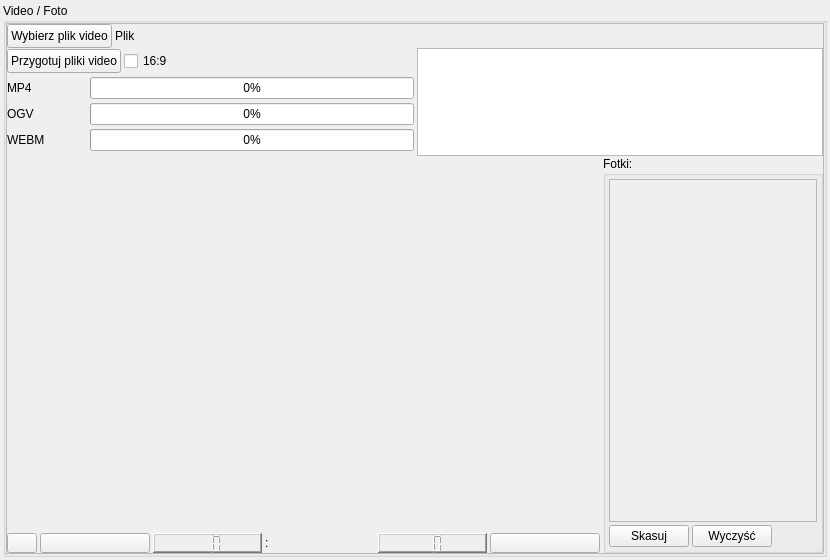
<?xml version="1.0" encoding="UTF-8"?>
<ui version="4.0">
 <class>VideoForm</class>
 <widget class="QWidget" name="VideoForm">
  <property name="geometry">
   <rect>
    <x>0</x>
    <y>0</y>
    <width>830</width>
    <height>560</height>
   </rect>
  </property>
  <property name="sizePolicy">
   <sizepolicy hsizetype="Preferred" vsizetype="Ignored">
    <horstretch>0</horstretch>
    <verstretch>0</verstretch>
   </sizepolicy>
  </property>
  <property name="minimumSize">
   <size>
    <width>830</width>
    <height>560</height>
   </size>
  </property>
  <property name="windowTitle">
   <string>Form</string>
  </property>
  <layout class="QVBoxLayout" name="verticalLayout">
   <property name="spacing">
    <number>3</number>
   </property>
   <property name="leftMargin">
    <number>3</number>
   </property>
   <property name="topMargin">
    <number>3</number>
   </property>
   <property name="rightMargin">
    <number>3</number>
   </property>
   <property name="bottomMargin">
    <number>3</number>
   </property>
   <item>
    <widget class="QGroupBox" name="videoGroupBox">
     <property name="sizePolicy">
      <sizepolicy hsizetype="MinimumExpanding" vsizetype="MinimumExpanding">
       <horstretch>0</horstretch>
       <verstretch>0</verstretch>
      </sizepolicy>
     </property>
     <property name="title">
      <string>Video / Foto</string>
     </property>
     <layout class="QVBoxLayout" name="verticalLayout_3">
      <property name="spacing">
       <number>0</number>
      </property>
      <property name="leftMargin">
       <number>0</number>
      </property>
      <property name="topMargin">
       <number>0</number>
      </property>
      <property name="rightMargin">
       <number>0</number>
      </property>
      <property name="bottomMargin">
       <number>0</number>
      </property>
      <item>
       <widget class="QScrollArea" name="scrollArea">
        <property name="sizePolicy">
         <sizepolicy hsizetype="MinimumExpanding" vsizetype="MinimumExpanding">
          <horstretch>0</horstretch>
          <verstretch>0</verstretch>
         </sizepolicy>
        </property>
        <property name="widgetResizable">
         <bool>true</bool>
        </property>
        <widget class="QWidget" name="scrollAreaWidgetContents">
         <property name="geometry">
          <rect>
           <x>0</x>
           <y>0</y>
           <width>816</width>
           <height>529</height>
          </rect>
         </property>
         <layout class="QVBoxLayout" name="verticalLayout_4">
          <property name="spacing">
           <number>0</number>
          </property>
          <property name="leftMargin">
           <number>0</number>
          </property>
          <property name="topMargin">
           <number>0</number>
          </property>
          <property name="rightMargin">
           <number>0</number>
          </property>
          <property name="bottomMargin">
           <number>0</number>
          </property>
          <item>
           <layout class="QHBoxLayout" name="horizontalLayout_5">
            <property name="spacing">
             <number>3</number>
            </property>
            <item>
             <widget class="QPushButton" name="openAviButton">
              <property name="sizePolicy">
               <sizepolicy hsizetype="Fixed" vsizetype="Fixed">
                <horstretch>0</horstretch>
                <verstretch>0</verstretch>
               </sizepolicy>
              </property>
              <property name="minimumSize">
               <size>
                <width>0</width>
                <height>24</height>
               </size>
              </property>
              <property name="text">
               <string>Wybierz plik video</string>
              </property>
              <property name="icon">
               <iconset>
                <normaloff>:/images/win/fileopen.png</normaloff>:/images/win/fileopen.png</iconset>
              </property>
             </widget>
            </item>
            <item>
             <widget class="QLabel" name="aviLabel">
              <property name="sizePolicy">
               <sizepolicy hsizetype="MinimumExpanding" vsizetype="Preferred">
                <horstretch>0</horstretch>
                <verstretch>0</verstretch>
               </sizepolicy>
              </property>
              <property name="text">
               <string>Plik</string>
              </property>
             </widget>
            </item>
           </layout>
          </item>
          <item>
           <layout class="QHBoxLayout" name="horizontalLayout_15">
            <property name="spacing">
             <number>3</number>
            </property>
            <item>
             <layout class="QVBoxLayout" name="verticalLayout_2">
              <property name="spacing">
               <number>3</number>
              </property>
              <item>
               <layout class="QHBoxLayout" name="horizontalLayout_3">
                <item>
                 <widget class="QPushButton" name="convertButton">
                  <property name="sizePolicy">
                   <sizepolicy hsizetype="Fixed" vsizetype="Fixed">
                    <horstretch>0</horstretch>
                    <verstretch>0</verstretch>
                   </sizepolicy>
                  </property>
                  <property name="minimumSize">
                   <size>
                    <width>0</width>
                    <height>24</height>
                   </size>
                  </property>
                  <property name="toolTip">
                   <string>Nie musisz przygotowywać plików video na stronę na swoim komputerze. Jeśli tego nie zrobisz serwer sam je przygotuje, ale nie nastąpi to natychmiast.</string>
                  </property>
                  <property name="text">
                   <string>Przygotuj pliki video</string>
                  </property>
                 </widget>
                </item>
                <item>
                 <widget class="QCheckBox" name="wideCheckBox">
                  <property name="text">
                   <string>16:9</string>
                  </property>
                 </widget>
                </item>
                <item>
                 <spacer name="horizontalSpacer_2">
                  <property name="orientation">
                   <enum>Qt::Horizontal</enum>
                  </property>
                  <property name="sizeHint" stdset="0">
                   <size>
                    <width>40</width>
                    <height>20</height>
                   </size>
                  </property>
                 </spacer>
                </item>
               </layout>
              </item>
              <item>
               <layout class="QHBoxLayout" name="horizontalLayout_13">
                <property name="spacing">
                 <number>3</number>
                </property>
                <item>
                 <widget class="QLabel" name="MP4label">
                  <property name="minimumSize">
                   <size>
                    <width>80</width>
                    <height>0</height>
                   </size>
                  </property>
                  <property name="text">
                   <string>MP4</string>
                  </property>
                 </widget>
                </item>
                <item>
                 <widget class="QProgressBar" name="mp4ProgressBar">
                  <property name="sizePolicy">
                   <sizepolicy hsizetype="MinimumExpanding" vsizetype="Fixed">
                    <horstretch>0</horstretch>
                    <verstretch>0</verstretch>
                   </sizepolicy>
                  </property>
                  <property name="minimumSize">
                   <size>
                    <width>50</width>
                    <height>0</height>
                   </size>
                  </property>
                  <property name="maximumSize">
                   <size>
                    <width>16777215</width>
                    <height>16777215</height>
                   </size>
                  </property>
                  <property name="value">
                   <number>0</number>
                  </property>
                  <property name="alignment">
                   <set>Qt::AlignCenter</set>
                  </property>
                 </widget>
                </item>
               </layout>
              </item>
              <item>
               <layout class="QHBoxLayout" name="horizontalLayout_9">
                <property name="spacing">
                 <number>3</number>
                </property>
                <item>
                 <widget class="QLabel" name="OGVlabel">
                  <property name="minimumSize">
                   <size>
                    <width>80</width>
                    <height>0</height>
                   </size>
                  </property>
                  <property name="text">
                   <string>OGV</string>
                  </property>
                 </widget>
                </item>
                <item>
                 <widget class="QProgressBar" name="ogvProgressBar">
                  <property name="value">
                   <number>0</number>
                  </property>
                  <property name="alignment">
                   <set>Qt::AlignCenter</set>
                  </property>
                 </widget>
                </item>
               </layout>
              </item>
              <item>
               <layout class="QHBoxLayout" name="horizontalLayout_14">
                <property name="spacing">
                 <number>3</number>
                </property>
                <item>
                 <widget class="QLabel" name="WEBMlabel">
                  <property name="minimumSize">
                   <size>
                    <width>80</width>
                    <height>0</height>
                   </size>
                  </property>
                  <property name="text">
                   <string>WEBM</string>
                  </property>
                 </widget>
                </item>
                <item>
                 <widget class="QProgressBar" name="webmProgressBar">
                  <property name="value">
                   <number>0</number>
                  </property>
                  <property name="alignment">
                   <set>Qt::AlignCenter</set>
                  </property>
                 </widget>
                </item>
               </layout>
              </item>
             </layout>
            </item>
            <item alignment="Qt::AlignTop">
             <widget class="QTextBrowser" name="console">
              <property name="sizePolicy">
               <sizepolicy hsizetype="MinimumExpanding" vsizetype="MinimumExpanding">
                <horstretch>0</horstretch>
                <verstretch>0</verstretch>
               </sizepolicy>
              </property>
              <property name="minimumSize">
               <size>
                <width>0</width>
                <height>108</height>
               </size>
              </property>
              <property name="maximumSize">
               <size>
                <width>16777215</width>
                <height>0</height>
               </size>
              </property>
              <property name="openLinks">
               <bool>false</bool>
              </property>
             </widget>
            </item>
           </layout>
          </item>
          <item>
           <layout class="QHBoxLayout" name="horizontalLayout_7">
            <property name="spacing">
             <number>3</number>
            </property>
            <item>
             <layout class="QHBoxLayout" name="horizontalLayout">
              <item>
               <layout class="QVBoxLayout" name="verticalLayout_5">
                <property name="spacing">
                 <number>3</number>
                </property>
                <item>
                 <widget class="QWidget" name="videoPlayer" native="true">
                  <property name="sizePolicy">
                   <sizepolicy hsizetype="MinimumExpanding" vsizetype="MinimumExpanding">
                    <horstretch>0</horstretch>
                    <verstretch>0</verstretch>
                   </sizepolicy>
                  </property>
                  <property name="minimumSize">
                   <size>
                    <width>400</width>
                    <height>226</height>
                   </size>
                  </property>
                  <property name="maximumSize">
                   <size>
                    <width>9999</width>
                    <height>9999</height>
                   </size>
                  </property>
                  <property name="baseSize">
                   <size>
                    <width>0</width>
                    <height>0</height>
                   </size>
                  </property>
                  <property name="layoutDirection">
                   <enum>Qt::LeftToRight</enum>
                  </property>
                  <property name="autoFillBackground">
                   <bool>true</bool>
                  </property>
                 </widget>
                </item>
                <item>
                 <layout class="QHBoxLayout" name="horizontalLayout_6">
                  <property name="spacing">
                   <number>3</number>
                  </property>
                  <property name="sizeConstraint">
                   <enum>QLayout::SetMinimumSize</enum>
                  </property>
                  <item>
                   <widget class="QPushButton" name="startButton">
                    <property name="sizePolicy">
                     <sizepolicy hsizetype="Preferred" vsizetype="Fixed">
                      <horstretch>0</horstretch>
                      <verstretch>0</verstretch>
                     </sizepolicy>
                    </property>
                    <property name="minimumSize">
                     <size>
                      <width>0</width>
                      <height>20</height>
                     </size>
                    </property>
                    <property name="maximumSize">
                     <size>
                      <width>30</width>
                      <height>20</height>
                     </size>
                    </property>
                    <property name="toolTip">
                     <string>Play</string>
                    </property>
                    <property name="text">
                     <string/>
                    </property>
                    <property name="icon">
                     <iconset resource="textedit.qrc">
                      <normaloff>:/images/media-playback-start.png</normaloff>:/images/media-playback-start.png</iconset>
                    </property>
                   </widget>
                  </item>
                  <item>
                   <widget class="QPushButton" name="pauseButton">
                    <property name="minimumSize">
                     <size>
                      <width>20</width>
                      <height>20</height>
                     </size>
                    </property>
                    <property name="maximumSize">
                     <size>
                      <width>16777215</width>
                      <height>20</height>
                     </size>
                    </property>
                    <property name="toolTip">
                     <string>Pause</string>
                    </property>
                    <property name="text">
                     <string/>
                    </property>
                    <property name="icon">
                     <iconset resource="textedit.qrc">
                      <normaloff>:/images/media-playback-pause.png</normaloff>:/images/media-playback-pause.png</iconset>
                    </property>
                   </widget>
                  </item>
                  <item>
                   <widget class="QLCDNumber" name="totalTimeMin">
                    <property name="sizePolicy">
                     <sizepolicy hsizetype="Minimum" vsizetype="Fixed">
                      <horstretch>0</horstretch>
                      <verstretch>0</verstretch>
                     </sizepolicy>
                    </property>
                    <property name="minimumSize">
                     <size>
                      <width>0</width>
                      <height>20</height>
                     </size>
                    </property>
                    <property name="maximumSize">
                     <size>
                      <width>16777215</width>
                      <height>20</height>
                     </size>
                    </property>
                    <property name="toolTip">
                     <string>Czas całkowity [min]</string>
                    </property>
                    <property name="frameShape">
                     <enum>QFrame::WinPanel</enum>
                    </property>
                    <property name="frameShadow">
                     <enum>QFrame::Raised</enum>
                    </property>
                    <property name="smallDecimalPoint">
                     <bool>false</bool>
                    </property>
                    <property name="digitCount">
                     <number>3</number>
                    </property>
                   </widget>
                  </item>
                  <item>
                   <widget class="QLabel" name="label_4">
                    <property name="sizePolicy">
                     <sizepolicy hsizetype="Preferred" vsizetype="Fixed">
                      <horstretch>0</horstretch>
                      <verstretch>0</verstretch>
                     </sizepolicy>
                    </property>
                    <property name="minimumSize">
                     <size>
                      <width>0</width>
                      <height>20</height>
                     </size>
                    </property>
                    <property name="maximumSize">
                     <size>
                      <width>16777215</width>
                      <height>20</height>
                     </size>
                    </property>
                    <property name="text">
                     <string>:</string>
                    </property>
                   </widget>
                  </item>
                  <item>
                   <widget class="QLCDNumber" name="totalTimeSec">
                    <property name="sizePolicy">
                     <sizepolicy hsizetype="Minimum" vsizetype="Fixed">
                      <horstretch>0</horstretch>
                      <verstretch>0</verstretch>
                     </sizepolicy>
                    </property>
                    <property name="minimumSize">
                     <size>
                      <width>0</width>
                      <height>20</height>
                     </size>
                    </property>
                    <property name="maximumSize">
                     <size>
                      <width>16777215</width>
                      <height>20</height>
                     </size>
                    </property>
                    <property name="toolTip">
                     <string>Czas całkowity [sec]</string>
                    </property>
                    <property name="frameShape">
                     <enum>QFrame::WinPanel</enum>
                    </property>
                    <property name="frameShadow">
                     <enum>QFrame::Raised</enum>
                    </property>
                    <property name="digitCount">
                     <number>2</number>
                    </property>
                   </widget>
                  </item>
                  <item>
                   <widget class="QPushButton" name="stopklatkaButton">
                    <property name="minimumSize">
                     <size>
                      <width>0</width>
                      <height>20</height>
                     </size>
                    </property>
                    <property name="maximumSize">
                     <size>
                      <width>16777215</width>
                      <height>20</height>
                     </size>
                    </property>
                    <property name="toolTip">
                     <string>Zapisz stopklatkę</string>
                    </property>
                    <property name="text">
                     <string/>
                    </property>
                    <property name="icon">
                     <iconset resource="textedit.qrc">
                      <normaloff>:/images/insert-image.png</normaloff>:/images/insert-image.png</iconset>
                    </property>
                   </widget>
                  </item>
                 </layout>
                </item>
               </layout>
              </item>
              <item>
               <widget class="QGroupBox" name="fotkiGroupBox">
                <property name="maximumSize">
                 <size>
                  <width>220</width>
                  <height>16777215</height>
                 </size>
                </property>
                <property name="title">
                 <string>Fotki:</string>
                </property>
                <layout class="QVBoxLayout" name="verticalLayout_10">
                 <property name="spacing">
                  <number>3</number>
                 </property>
                 <property name="leftMargin">
                  <number>3</number>
                 </property>
                 <property name="topMargin">
                  <number>3</number>
                 </property>
                 <property name="rightMargin">
                  <number>3</number>
                 </property>
                 <property name="bottomMargin">
                  <number>3</number>
                 </property>
                 <item>
                  <widget class="QScrollArea" name="scrollArea_2">
                   <property name="sizePolicy">
                    <sizepolicy hsizetype="MinimumExpanding" vsizetype="MinimumExpanding">
                     <horstretch>0</horstretch>
                     <verstretch>0</verstretch>
                    </sizepolicy>
                   </property>
                   <property name="widgetResizable">
                    <bool>true</bool>
                   </property>
                   <widget class="QWidget" name="fotkiScroll">
                    <property name="geometry">
                     <rect>
                      <x>0</x>
                      <y>0</y>
                      <width>206</width>
                      <height>330</height>
                     </rect>
                    </property>
                    <layout class="QVBoxLayout" name="verticalLayout_9">
                     <property name="spacing">
                      <number>0</number>
                     </property>
                     <property name="leftMargin">
                      <number>0</number>
                     </property>
                     <property name="topMargin">
                      <number>0</number>
                     </property>
                     <property name="rightMargin">
                      <number>0</number>
                     </property>
                     <property name="bottomMargin">
                      <number>0</number>
                     </property>
                     <item>
                      <layout class="QVBoxLayout" name="fotkiList">
                       <property name="spacing">
                        <number>3</number>
                       </property>
                       <property name="sizeConstraint">
                        <enum>QLayout::SetMinimumSize</enum>
                       </property>
                       <item>
                        <spacer name="verticalSpacer_3">
                         <property name="orientation">
                          <enum>Qt::Vertical</enum>
                         </property>
                         <property name="sizeType">
                          <enum>QSizePolicy::MinimumExpanding</enum>
                         </property>
                         <property name="sizeHint" stdset="0">
                          <size>
                           <width>20</width>
                           <height>0</height>
                          </size>
                         </property>
                        </spacer>
                       </item>
                      </layout>
                     </item>
                    </layout>
                   </widget>
                  </widget>
                 </item>
                 <item>
                  <layout class="QHBoxLayout" name="horizontalLayout_10">
                   <property name="spacing">
                    <number>3</number>
                   </property>
                   <item>
                    <widget class="QPushButton" name="fotkiDelSel">
                     <property name="text">
                      <string>Skasuj</string>
                     </property>
                    </widget>
                   </item>
                   <item>
                    <widget class="QPushButton" name="fotkiDelAll">
                     <property name="text">
                      <string>Wyczyść</string>
                     </property>
                    </widget>
                   </item>
                   <item>
                    <spacer name="horizontalSpacer_9">
                     <property name="orientation">
                      <enum>Qt::Horizontal</enum>
                     </property>
                     <property name="sizeHint" stdset="0">
                      <size>
                       <width>40</width>
                       <height>20</height>
                      </size>
                     </property>
                    </spacer>
                   </item>
                  </layout>
                 </item>
                </layout>
               </widget>
              </item>
             </layout>
            </item>
           </layout>
          </item>
         </layout>
        </widget>
       </widget>
      </item>
     </layout>
    </widget>
   </item>
  </layout>
 </widget>
 <resources>
  <include location="textedit.qrc"/>
 </resources>
 <connections/>
</ui>
